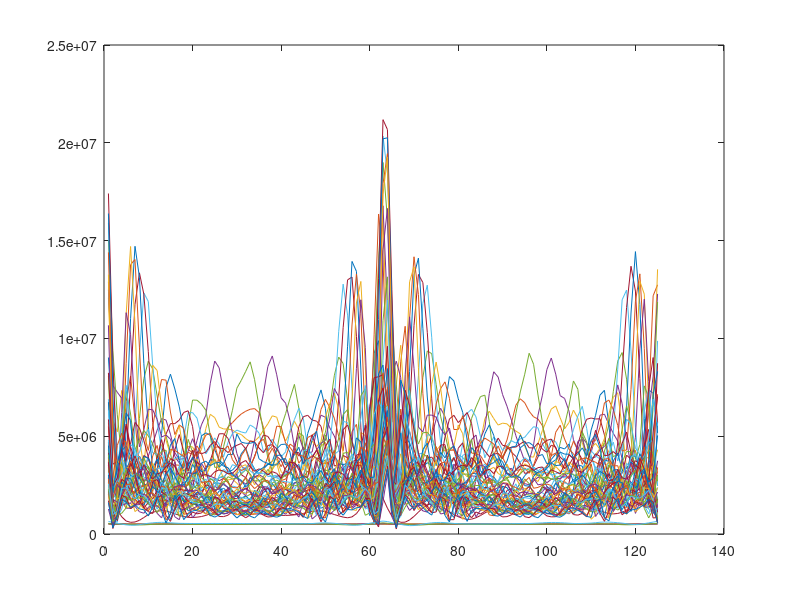

Source code (MATLAB):
MAX_WINDOW = 200; % K
MAX_DELAY = 125; % L
F0_MIN = 80; % Hz
F0_MAX = 222; % Hz
TIME_STEPS = 325;
CHANNELS = 64;
LOWER_FQ = 80; % Hz
UPPER_FQ = 4000; % Hz

ar0 = load("data/ar0.dat");
ar0_grid = reshape(ar0, [325, 64]).';

acg = zeros(MAX_DELAY, CHANNELS);
summary = zeros(MAX_DELAY);
for channel = 1:CHANNELS
   for delay = 1:MAX_DELAY
       for window = 1:MAX_WINDOW
           acg(delay, channel) = acg(delay, channel) + (ar0_grid(channel, window) * ar0_grid(channel, window + delay));
       end
       summary(delay) = summary(delay) + acg(delay, channel);
   end
end

plot(acg)

%plot(acg)
%xlabel("Lag Index")